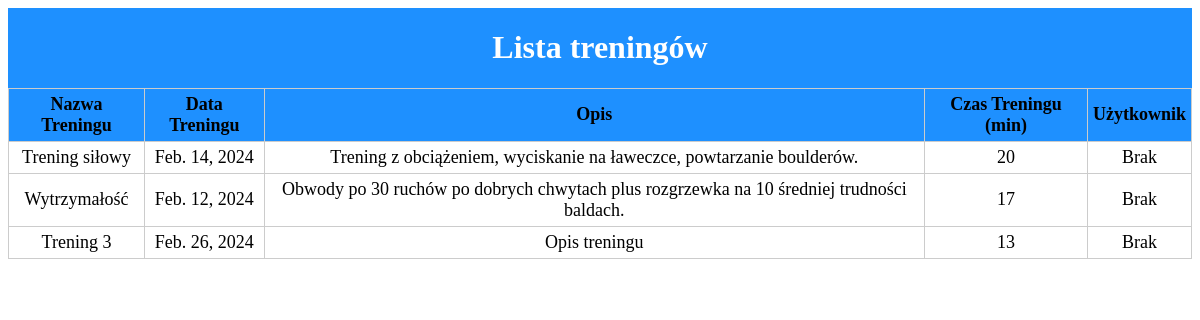
The app's page /listTrening/, older data.
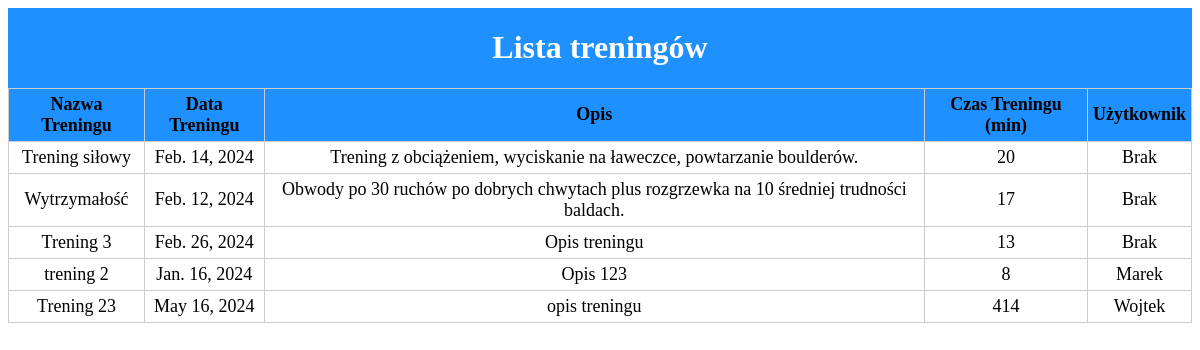
The same page, newer data.
### treningapp/models.py (models this page shows, shortened)
class Trening(models.Model):
    Nazwa_Treningu = models.CharField(max_length=16)
    Data_Treningu = models.DateField()
    Opis = models.TextField(null=True)
    CzasTreningu = models.IntegerField()
    User = models.ForeignKey(User, blank=True, null=True, on_delete=models.CASCADE)

### treningapp/views.py (the view)
# urls.py: path('listTrening/', ListOfTerenning, name='listoftrening'),
def ListOfTerenning(request):
    trenings = Trening.objects.all()
    return render(request, "listTrening.html", {'trenings': trenings})

### templates/listTrening.html (shortened to what this page needs)
<!DOCTYPE html>
<html lang="pl">
<head>
</head>
<body>
    <div style="width: 100%; margin: 0 ; display: flex; justify-content: center;background-color: #1E90FF; color: #fff; font-family: 'Verdana', Verdana;">
        <h1>Lista treningów</h1>
    </div>
    <div style="width: 100%; margin: 0 ; display: flex; justify-content: center;">
        <table style="border-collapse: collapse; width: 100%;">
            <tr>
                <th style="font-size: large ;background-color: #1E90FF ;border: 1px solid #ccc; padding: 5px;text-align: center;">Nazwa Treningu</th>
                <th style="font-size: large ;background-color: #1E90FF ;border: 1px solid #ccc; padding: 5px;text-align: center;">Data Treningu</th>
                <th style="font-size: large ;background-color: #1E90FF ;border: 1px solid #ccc; padding: 5px;text-align: center;">Opis</th>
                <th style="font-size: large ;background-color: #1E90FF ;border: 1px solid #ccc; padding: 5px;text-align: center;">Czas Treningu (min)</th>
                <th style="font-size: large ;background-color: #1E90FF ;border: 1px solid #ccc; padding: 5px;text-align: center;">Użytkownik</th>
            </tr>
            {% for trening in trenings %}
                <tr>
                    <td style="font-size: large ;border: 1px solid #ccc; padding: 5px;text-align: center;">{{ trening.Nazwa_Treningu }}</td>
                    <td style="font-size: large ;border: 1px solid #ccc; padding: 5px;text-align: center;">{{ trening.Data_Treningu }}</td>
                    <td style="font-size: large ;border: 1px solid #ccc; padding: 5px;text-align: center;">{{ trening.Opis|default:"Brak opisu" }}</td>
                    <td style="font-size: large ;border: 1px solid #ccc; padding: 5px;text-align: center;">{{ trening.CzasTreningu }}</td>
                    <td style="font-size: large ;border: 1px solid #ccc; padding: 5px;text-align: center;">{{ trening.User.username|default:"Brak" }}</td>
                </tr>
            {% endfor %}
        </table>
    </div>
</body>
</html>

Row changes from the older to the newer data that the page shows:
added Trening: Nazwa_Treningu "trening 2", Data_Treningu "Jan. 16, 2024", Opis "Opis 123", CzasTreningu "8", User.username "Marek"
added Trening: Nazwa_Treningu "Trening 23", Data_Treningu "May 16, 2024", Opis "opis treningu", CzasTreningu "414", User.username "Wojtek"
